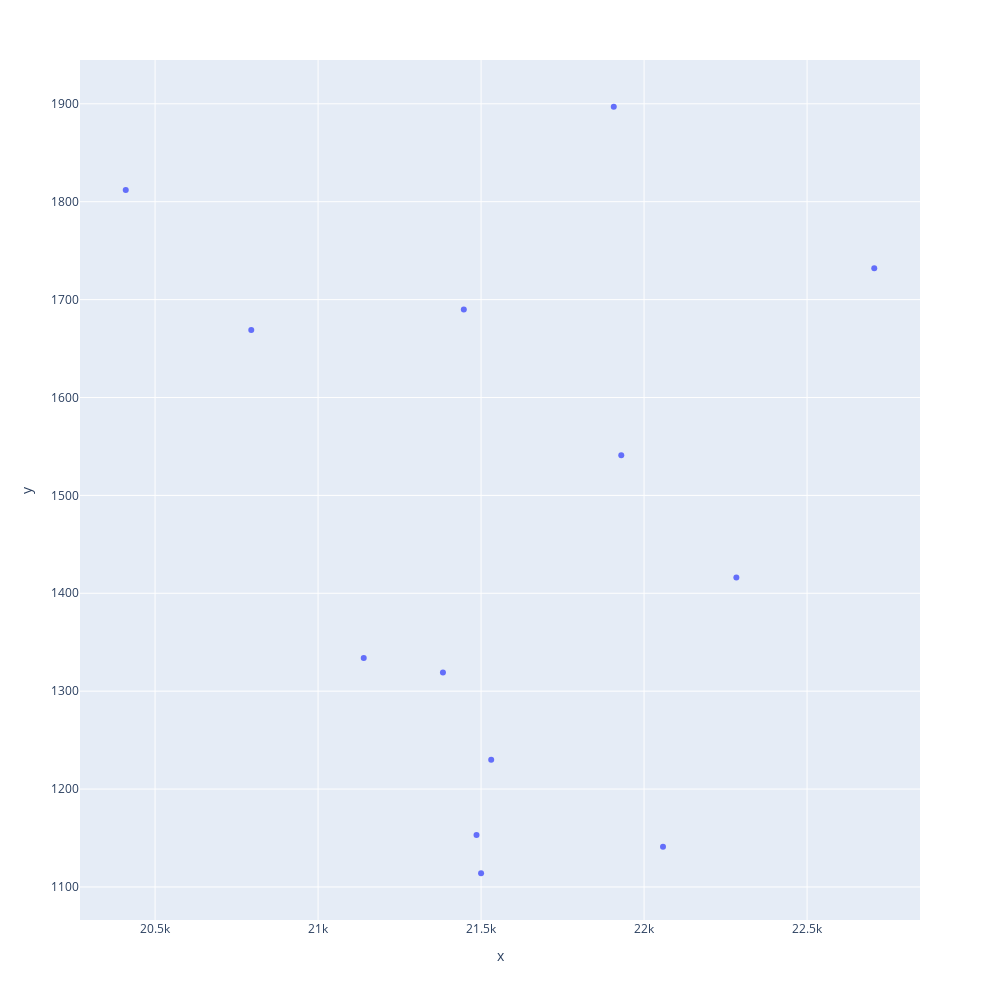

Notebook source saved alongside this figure:
### Code cell
#Diagrama de dispersion 
fig = px.scatter(x=df['TOTAL_FACTURAS_VENCIDAS'], y=df['TOTAL_PQR_RECLAMACION'])


fig.update_layout(
    width=1000,  # Ancho de la figura en píxeles
    height=1000  # Alto de la figura en píxeles
)


fig.show()

### Figure 1 — Plotly figure (JSON) as saved in the notebook; plotly's stock layout.template omitted (floating-point values rounded to 4 significant figures)
{"data": [{"hovertemplate": "x=%{x}<br>y=%{y}<extra></extra>", "legendgroup": "", "marker": {"color": "#636efa", "symbol": "circle"}, "mode": "markers", "name": "", "orientation": "v", "showlegend": false, "type": "scatter", "x": [20795, 20410, 21447, 21907, 22283, 21140, 21531, 21930, 22706, 21383, 21486, 22058, 21500], "xaxis": "x", "y": [1669, 1812, 1690, 1897, 1416, 1334, 1230, 1541, 1732, 1319, 1153, 1141, 1114], "yaxis": "y"}], "layout": {"height": 1000, "legend": {"tracegroupgap": 0}, "margin": {"t": 60}, "width": 1000, "xaxis": {"anchor": "y", "autorange": true, "domain": [0, 1], "range": [20270.0, 22850.0], "title": {"text": "x"}, "type": "linear"}, "yaxis": {"anchor": "x", "autorange": true, "domain": [0, 1], "range": [1066.0, 1945.0], "title": {"text": "y"}, "type": "linear"}}}
